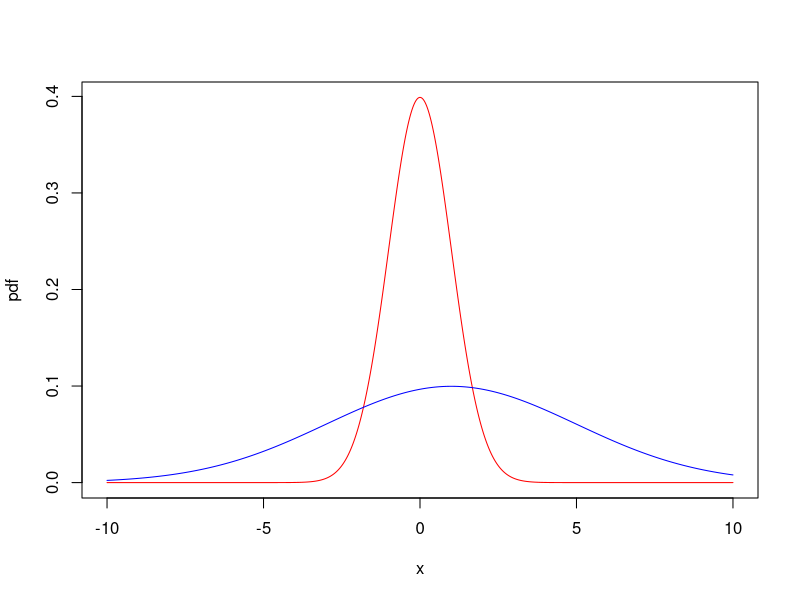

This chart was generated by the following R code: (Note: this script raises an error after producing the figure.)
qnorm(0.975)
dnorm(0)
pnorm(1.96)
rnorm(20)
rnorm(10, mean=5, sd=0.5)
x=seq(-10,10, .01)
pdf=dnorm(x)
y=seq(-10, 10, .01)
pdy=dnorm(y, mean=1, sd=4)
plot(x, pdf, type="l", col="red")
lines(y, pdy, type="l", col="blue")

dbinom(n=10, p=0.5)
pbinom(4,5,0.5)
dbinom(0, 5, 0.5) + dbinom(1, 5, 0.5) + dbinom(2, 5, 0.5) + dbinom(3, 5, 0.5) + dbinom(4, 5, 0.5)
dbinom(3,5,0.5)
qt(0.975,15)
qchisq(0.95,7)

#- Le quantile d’ordre 0,975 d’une loi N(0,1)
qnorm(.975)
#- Le quantile d’ordre 0,95 d’une loi de St(10)
qt(.95, 10)
#- La probabilité qu’une v.a. de loi B(5;0,3) soit égale à 4
dbinom(4, 5, .3)
#- Le quantile d’ordre 0,95 d’une loi du Chi-deux(10).
qchisq(.95, 10)

# - Taper les codes permettant d’obtenir la loi de probabilité d’une v.a. de loi de Poisson de paramètre 2,4 : calcul des P(X=x) pour x=0,1,..,25 puis les range dans un vecteur y. Représenter graphiquement cette loi sous forme d’un diagramme en bâtons

x <- c(1:25)
y = dpois(x, lambda=2.4)
hist(y, freq=FALSE)


x = rpois(20, 2)
fn = ecdf(x)
plot(fn, verticals=TRUE, do.points=FALSE)


n = 1000
x = rnorm(n) # - genere un vecteur x de 1000 valeurs aleatoires obtenues avec la loi normale
m = cumsum(x) / (1:n) # - fait la somme cumulative des x divisee par 1 à n
v = 1 # - variance
q = qnorm(0.975) # interval de confiance
ic1 = m+q*sqrt(v) / sqrt(1:n) # borne sup de l'interval
ic2 = m-q*sqrt(v) / sqrt(1:n) # borne inf de l'interval
plot(m, type="l")
abline(h=0, col="red")
lines(ic1, col="blue")
lines(ic2, col="green")
# - l'interval de confiance contenant la moyenne empirique se reduit quand n augmente

x <- rbinom(n=100000, p=1/3, size=1)
mean(x);

n_ech = 50000
sz_ech = 3000
avgs = rep(0, n_ech)
for(i in 1:n_ech){
  ech = rbinom(n=sz_ech, p=1/2, size=1)
  avgs[i] = mean(ech)
}

hist(avgs, freq=F)
mean(avgs)
var(avgs)
1/4 / sz_ech
